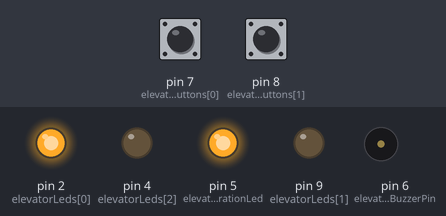
Recording of a sketch running on a simulated Arduino Uno, built with avr-gcc and run on an emulated ATmega328P. On the bench: output pins drawn as LEDs (lit = HIGH), buzzer (waves = sounding). The inputs (shaded band) are chosen by the test bench; at power-on: pin 7 (elevatorButtons[0]) HIGH, pin 8 (elevatorButtons[1]) HIGH.

Above: at 1.2 s.
1.3 s: pin 7 (elevatorButtons[0]) pulled LOW for 0.15 s
At 1.4 s:
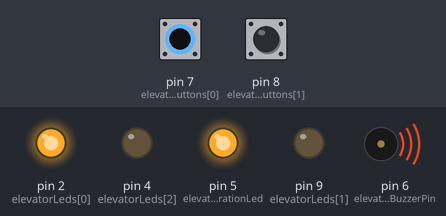
At 2.47 s:
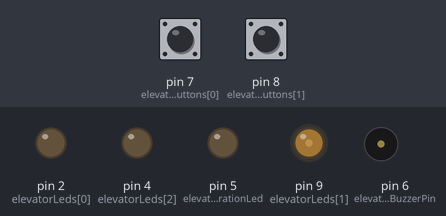
Timing chart, 0 to 2.9 s (numbered marks = the images above; inputs shaded):
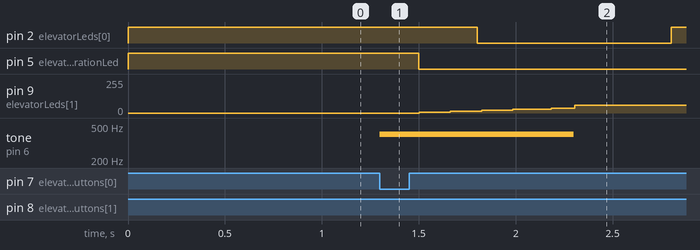

Measured:
- after the input at 1.3 s, pin 2 (elevatorLeds[0]): HIGH → LOW after 0.50 s, → HIGH 1.0 s later; pin 5 (elevatorOperationLed): HIGH → LOW after 0.20 s; pin 9 (elevatorLeds[1]): moves from 0/255 to 59/255 over 0.80 s, starting after 0.20 s; tone on pin 6 (elevatorBuzzerPin): silent → 400 Hz at once, → silent 1.0 s later

The sketch:

tema3.ino
```cpp
const int elevatorLeds[] = {2,9,4};  // Pinurile pentru LED-urile de la fiecare etaj
const int elevatorButtons[] = {7,8,9};  // Pinurile butoanelor de la fiecare etaj
const int elevatorOperationLed = 5;  // Pinul LED-ului de operare
const int elevatorBuzzerPin = 6;  // Pinul buzzerului

int currentFloor = 0;  // Etajul curent
int targetFloor = -1;  // Etajul țintă
int nextFloor = -1;  // Următorul etaj
bool isMoving = false;  // Indicator dacă liftul se mișcă

unsigned long fadeStartTime;  // Timpul de începere a efectului de fading
unsigned long lastButtonPressTime;  // Timpul ultimului apăsare a butonului
unsigned long lastBlinkTime;  // Timpul ultimei blink-uri

const long buttonDebounceTime = 50;  // Timp de debouncing pentru butoane
const long blinkInterval = 1500;  // Intervalul de blink pentru LED-ul de operare
const int fadeDuration = 1000;  // Durata efectului de fading

void setup() {
  // Inițializarea pinurilor
  for (int i = 0; i < 3; i++) {
    pinMode(elevatorLeds[i], OUTPUT);
    analogWrite(elevatorLeds[i], (i == currentFloor) ? 255 : 0);
    pinMode(elevatorButtons[i], INPUT_PULLUP);
  }
  pinMode(elevatorOperationLed, OUTPUT);
  digitalWrite(elevatorOperationLed, HIGH);
  pinMode(elevatorBuzzerPin, OUTPUT);
}

void loop() {
  // Verificarea butoanelor pentru selectarea etajului
  for (int i = 0; i < 3; i++) {
    if (digitalRead(elevatorButtons[i]) == LOW && millis() - lastButtonPressTime > buttonDebounceTime) {
      lastButtonPressTime = millis();
      if (!isMoving) {
        targetFloor = i;
        if (currentFloor < targetFloor) {
          nextFloor = currentFloor + 1;
        } else if (currentFloor > targetFloor) {
          nextFloor = currentFloor - 1;
        }
        isMoving = true;
        tone(elevatorBuzzerPin, 400);
        fadeStartTime = millis();
      }
    }
  }

  if (isMoving) {
    // Efectul de fading pentru LED-uri
    unsigned long fadeElapsedTime = millis() - fadeStartTime;
    int currentBrightness = 255 - map(fadeElapsedTime, 0, fadeDuration, 0, 255);
    int nextBrightness = map(fadeElapsedTime, 0, fadeDuration, 0, 255);
    analogWrite(elevatorLeds[currentFloor], currentBrightness);
    analogWrite(elevatorLeds[nextFloor], nextBrightness);

    if (fadeElapsedTime >= fadeDuration) {
      noTone(elevatorBuzzerPin);
      currentFloor = nextFloor;
      if (nextFloor == targetFloor) {
        isMoving = false;
        digitalWrite(elevatorOperationLed, HIGH);
        tone(elevatorBuzzerPin, 1000, 200);
      } else {
        if (currentFloor < targetFloor) {
          nextFloor = currentFloor + 1;
        } else {
          nextFloor = currentFloor - 1;
        }
        fadeStartTime = millis();
      }
    }
  }

  if (isMoving && millis() - lastBlinkTime >= blinkInterval) {
    // Blink pentru LED-ul de operare în timp ce liftul se mișcă
    digitalWrite(elevatorOperationLed, !digitalRead(elevatorOperationLed));
    lastBlinkTime = millis();
  }
}
```
